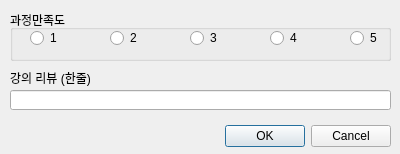
<?xml version="1.0" encoding="UTF-8"?>
<ui version="4.0">
 <class>Dialog</class>
 <widget class="QDialog" name="Dialog">
  <property name="geometry">
   <rect>
    <x>0</x>
    <y>0</y>
    <width>400</width>
    <height>154</height>
   </rect>
  </property>
  <property name="windowTitle">
   <string>Dialog</string>
  </property>
  <widget class="QDialogButtonBox" name="buttonBox">
   <property name="geometry">
    <rect>
     <x>50</x>
     <y>120</y>
     <width>341</width>
     <height>32</height>
    </rect>
   </property>
   <property name="orientation">
    <enum>Qt::Horizontal</enum>
   </property>
   <property name="standardButtons">
    <set>QDialogButtonBox::Cancel|QDialogButtonBox::Ok</set>
   </property>
  </widget>
  <widget class="QLabel" name="label">
   <property name="geometry">
    <rect>
     <x>10</x>
     <y>70</y>
     <width>121</width>
     <height>16</height>
    </rect>
   </property>
   <property name="text">
    <string>강의 리뷰 (한줄)</string>
   </property>
  </widget>
  <widget class="QLineEdit" name="le_review">
   <property name="geometry">
    <rect>
     <x>10</x>
     <y>90</y>
     <width>381</width>
     <height>20</height>
    </rect>
   </property>
  </widget>
  <widget class="QGroupBox" name="groupBox">
   <property name="geometry">
    <rect>
     <x>10</x>
     <y>10</y>
     <width>381</width>
     <height>51</height>
    </rect>
   </property>
   <property name="title">
    <string>과정만족도</string>
   </property>
   <widget class="QRadioButton" name="rb_point1">
    <property name="geometry">
     <rect>
      <x>20</x>
      <y>20</y>
      <width>30</width>
      <height>16</height>
     </rect>
    </property>
    <property name="text">
     <string>1</string>
    </property>
   </widget>
   <widget class="QRadioButton" name="rb_point2">
    <property name="geometry">
     <rect>
      <x>100</x>
      <y>20</y>
      <width>31</width>
      <height>16</height>
     </rect>
    </property>
    <property name="text">
     <string>2</string>
    </property>
   </widget>
   <widget class="QRadioButton" name="rb_point3">
    <property name="geometry">
     <rect>
      <x>180</x>
      <y>20</y>
      <width>30</width>
      <height>16</height>
     </rect>
    </property>
    <property name="text">
     <string>3</string>
    </property>
   </widget>
   <widget class="QRadioButton" name="rb_point4">
    <property name="geometry">
     <rect>
      <x>260</x>
      <y>20</y>
      <width>40</width>
      <height>16</height>
     </rect>
    </property>
    <property name="text">
     <string>4</string>
    </property>
   </widget>
   <widget class="QRadioButton" name="rb_point5">
    <property name="geometry">
     <rect>
      <x>340</x>
      <y>20</y>
      <width>30</width>
      <height>16</height>
     </rect>
    </property>
    <property name="text">
     <string>5</string>
    </property>
   </widget>
  </widget>
 </widget>
 <resources/>
 <connections>
  <connection>
   <sender>buttonBox</sender>
   <signal>accepted()</signal>
   <receiver>Dialog</receiver>
   <slot>accept()</slot>
   <hints>
    <hint type="sourcelabel">
     <x>248</x>
     <y>254</y>
    </hint>
    <hint type="destinationlabel">
     <x>157</x>
     <y>274</y>
    </hint>
   </hints>
  </connection>
  <connection>
   <sender>buttonBox</sender>
   <signal>rejected()</signal>
   <receiver>Dialog</receiver>
   <slot>reject()</slot>
   <hints>
    <hint type="sourcelabel">
     <x>316</x>
     <y>260</y>
    </hint>
    <hint type="destinationlabel">
     <x>286</x>
     <y>274</y>
    </hint>
   </hints>
  </connection>
 </connections>
</ui>
